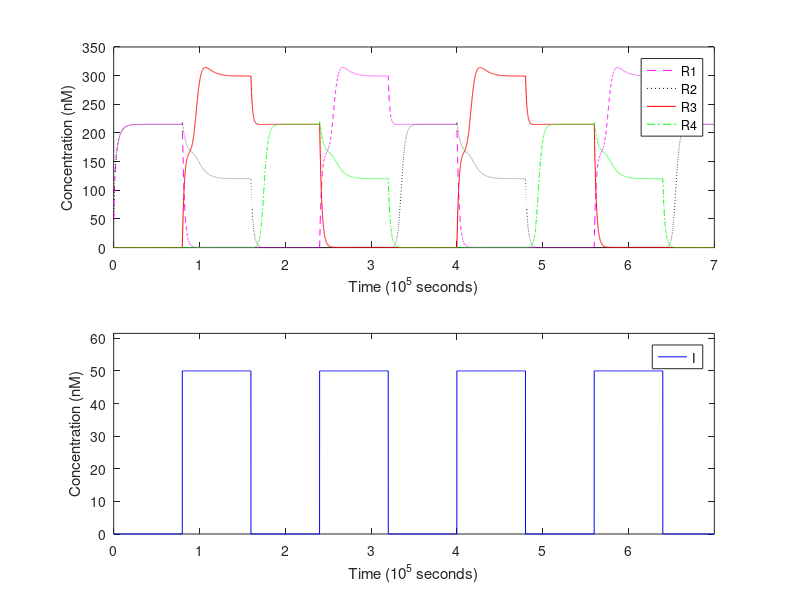

The MATLAB script that drew this image:
% ============================== OCTAVE SETUP ==================================
    clear;
    format long;


% ========================== MODEL REACTION RATES ==============================

    Kt = 6e-4;     % translation rate (1/s)
    Kd_m = 2.5e-3; % mRNA degradation rate (1/s)
    Kd_p = 4e-4;   % protein degradation rate (1/s)
    N = 1.3;       % Hill coefficient (scalar)
    Ka = 2e-8;     % Hill activation constant (M)
    Kr = 6e-10;    % Hill repression constant (M)
    Kb = 4e-10;    % maximum/unrepressed transcription rate (M/s)


% ============================ INPUT PARAMETERS ================================

    % time settings
    dt = 60;                     % 1 minute timesteps
    simulation = 0 : dt : 7.0e5; % simulation length control

    % input vector
    period = 1.6e5;
    amplitude = 50e-9;
    minimum = 0e-9;
    duty_cycle = 0.5;
    Is = zeros(1, length(simulation));
    % square wave
    for t = 1 : length(Is)
        if mod(t*dt, period) > duty_cycle*period
            Is(t) = amplitude;
        else
            Is(t) = minimum;
        endif
    endfor

    % initial state concentrations (M)
    R1 = R2 = 50e-9;
    R3 = R4 = 0e-9;


% =============================== SIMULATION ===================================

    % preallocate arrays to store concentrations over time
    R1s = zeros(1, length(simulation));
    R2s = zeros(1, length(simulation));
    R3s = zeros(1, length(simulation));
    R4s = zeros(1, length(simulation));

    % precompute loop invariants and reduced coefficients
    transcription = Kt * Kb / Kd_m;
    Kan = Ka ^ N;
    Krn = Kr ^ N;

    % abstractions for activation & repression Hill-function
    % these consider K^n is being passed in already precomputed
    function y = Ha(X, n, Kn)
        Xn = X^n;
        y = Xn / (Kn + Xn);
    endfunction
    function y = Hr(X, n, Kn)
        y = 1 / (1 + (X^n / Kn));
    endfunction

    % actual simulation
    for t = 1 : length(simulation)

        % store current state
        R1s(t) = R1;
        R2s(t) = R2;
        R3s(t) = R3;
        R4s(t) = R4;

        % common subexpression optimization (used below)
        HaI = Ha(Is(t), N, Kan);
        HrR1 = Hr(R1, N, Krn);
        HrR2 = Hr(R2, N, Krn);
        HrR3 = Hr(R3, N, Krn);
        HrR4 = Hr(R4, N, Krn);

        % compute variation
        dR1dt = transcription * (HaI*HrR2 + HrR3) - Kd_p*R1;
        dR2dt = transcription * (HaI*HrR4 + HrR3*HrR4) - Kd_p*R2;
        dR3dt = transcription * (HaI*HrR4 + HrR1) - Kd_p*R3;
        dR4dt = transcription * (HaI*HrR2 + HrR1*HrR2) - Kd_p*R4;

        % apply state changes
        R1 += dR1dt * dt;
        R2 += dR2dt * dt;
        R3 += dR3dt * dt;
        R4 += dR4dt * dt;

    endfor


% ================================ RESULTS =====================================

    figure;
    hold on;

    % scale data for easier visualization
    timescale = 1e5;
    quantscale = 1e-9;
    x = simulation / timescale;
    yI = Is / quantscale;
    yR1 = R1s / quantscale;
    yR2 = R2s / quantscale;
    yR3 = R3s / quantscale;
    yR4 = R4s / quantscale;

    % model subplot
    subplot(2, 1, 1);
    plot(x,yR1,'--m;R1;', x,yR2,':k;R2;', x,yR3,'-r;R3;', x,yR4,'-.g;R4;');
    pbaspect([1 0.334 1]);
    xlabel("Time (10^5 seconds)");
    ylabel("Concentration (nM)");

    % input subplot
    subplot(2, 1, 2);
    plot(x, yI, 'b;I;');
    axis([-Inf,+Inf, 0,amplitude*1.23/quantscale]);
    pbaspect([1 0.334 1]);
    xlabel("Time (10^5 seconds)");
    ylabel("Concentration (nM)");

    hold off;
    print('freqdiv-square_.pdf'); % put in the folder the script is run from
